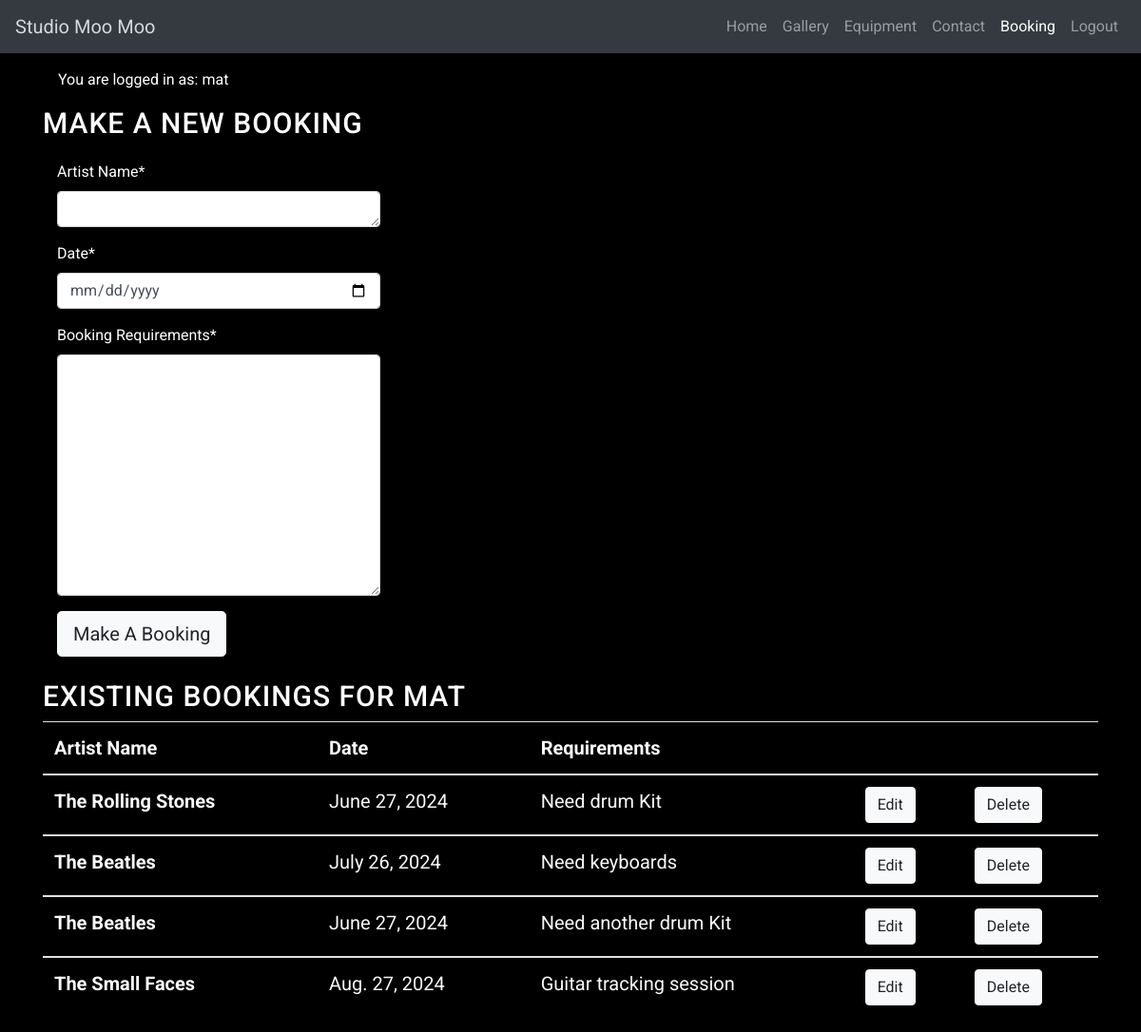
Page /my_bookings/ (signed in) on the earlier database version.
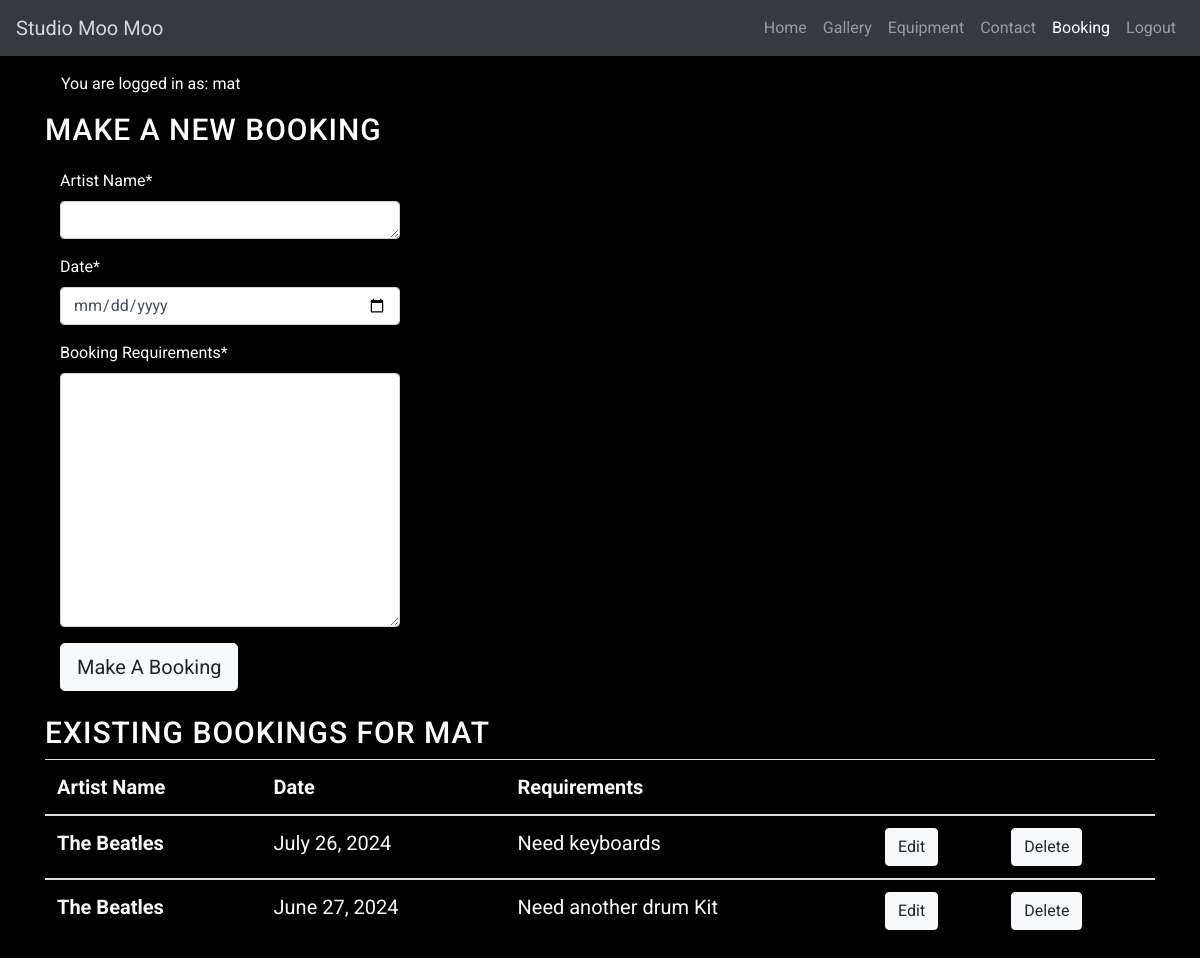
Same page on the later database version.
### booking/models.py (models this page shows, shortened)
class Booking(models.Model):
    user = models.ForeignKey(User, on_delete=models.CASCADE)
    Artist_Name = models.CharField(max_length=30)
    Date = models.DateField()
    start_time = models.TimeField()
    end_time = models.TimeField()
    Booking_Requirements = models.CharField(max_length=700)

### booking/views.py (the view)
# urls.py: path('my_bookings/', views.my_bookings, name='my_bookings'),
def my_bookings(request):
    bookings = Booking.objects.filter(user=request.user)
    booking_form = BookingForm()
    if request.method == "POST":
        booking_form = BookingForm(data=request.POST)
        if booking_form.is_valid():
            booking = booking_form.save(commit=False)
            booking.user = request.user
            booking.save()
    return render(
        request,
        "booking/booking_list.html",
        {
            'bookings': bookings,
            'booking_form' : booking_form,
        },
    )

### booking/forms.py
class BookingForm(forms.ModelForm):
    class Meta:
        model = Booking
        fields = ('Artist_Name','Date','Booking_Requirements')
        widgets = {
            'Artist_Name': forms.Textarea(attrs={'cols': 60, 'rows': 1}),
            'Date': forms.TextInput(attrs={'type': 'date'}),
            'Booking_Requirements': forms.Textarea()
        }

### booking/templates/booking/booking_list.html (shortened to what this page needs)
{% extends "base.html" %} {% block title %} Studio Moo Moo {% endblock %}
{% load static %}
{% load crispy_forms_tags %}
{% block content %}
<body>
    <main class="flex-shrink-0 main-bg">
        {% if user.is_authenticated %}
        <p class="text-end m-3">You are logged in as: {{ user }}</p>
        {% else %}
        <p class="text-end m-3">You are not logged in</p>
        {% endif %}
    <div>
        <h1>Make a new Booking</h1>
        <div class="col-md-4 mb-4 mt-3">
          <div>
            {% if user.is_authenticated %}
            <form id="bookingForm" method="post"
              style="margin-top: 1.3em;">
              {{ booking_form | crispy }}
              <button id="BookingButton" type="submit"
                class="btn btn-lg btn-light">Make A Booking</button>
            </form>
            {% else %}
            <p>Log in to make a booking</p>
            {% endif %}
          </div>
        </div>
    </div>
    <div>
        <h1>Existing bookings for {{ user }}</h1>
    </div>
    <table class="table">
        <thead>
          <tr>
            <th scope="col">Artist Name</th>
            <th scope="col">Date</th>
            <th scope="col">Requirements</th>
            <th></th>
            <th></th>
          </tr>
        </thead>
        {% for booking in bookings %}
        <tbody>
          <tr>
            <th scope="row">{{ booking.Artist_Name }}</th>
            <td>{{ booking.Date }}</td>
            <td>{{ booking.Booking_Requirements }}</td>
            {% if user.is_authenticated %}
            <td>
              <a class="btn btn-light btn-edit" href="{% url 'edit_booking' booking.pk%}">Edit</a>
            <td><a class="btn btn-light btn-edit" href="{% url 'delete_booking' booking.pk%}">Delete</a></td>
            {% endif %}</td>
          </tr>
        {% endfor %}
        </tbody>
      </table>
    </div>
</body>
</html>
{% endblock %}

### templates/base.html (shortened to what this page needs)
{% load static %}
{% url 'home' as home_url %}
{% url 'account_login' as login_url %}
{% url 'account_signup' as signup_url %}
{% url 'account_logout' as logout_url %}
<!DOCTYPE html>
<html lang="en">
<head>
  <link rel="stylesheet" href="https://stackpath.bootstrapcdn.com/bootstrap/4.3.1/css/bootstrap.min.css"
    rel="stylesheet" />
  <link rel="stylesheet" type="text/css" href="{% static 'css/style.css' %}">
</head>
<body>
  <nav class="navbar navbar-custom navbar-expand-lg navbar-dark bg-dark">
    <a class="navbar-brand" href="#">Studio Moo Moo</a>
    <div class="collapse navbar-collapse" id="navbarSupportedContent">
      <ul class="navbar-nav ml-auto">
        <li class="nav-item">
          <a class="nav-link" href="{% url 'home' %}">Home</a>
        </li>
        <li class="nav-item">
          <a class="nav-link" href="#">Gallery</a>
        </li>
        <li class="nav-item">
          <a class="nav-link" href="#">Equipment</a>
        </li>
        <li class="nav-item">
          <a class="nav-link" href="#">Contact</a>
        </li>
        <li class="nav-item active">
          <a class="nav-link" href="{% url 'booking' %}">Booking <span class="sr-only">(current)</span></a>
        </li>
        {% if user.is_authenticated %}
        <li class="nav-item">
          <a class="nav-link {% if request.path == logout_url %}active{% endif %}" aria-current="page"
            href="{% url 'account_logout' %}">Logout</a>
        </li>
        {% else %}
        <li class="nav-item">
          <a class="nav-link {% if request.path == login_url %}active{% endif %}" aria-current="page"
            href="{% url 'account_login' %}">Client Portal</a>
        </li>
        {% endif %}
      </ul>
    </div>
  </nav>
    <div class="container">
    {% block content %}
    {% endblock %}</div>
</body>
</html>

### static/css/style.css (style rules this page uses)
body { min-height: 100vh; display: flex; flex-direction: column; background-color: #000000; color: #ffffff; font-family: 'roboto', Lucida Sans, monospace; }
h1, h2 { font-family: 'roboto', 'Lucida Sans'; font-size: 30px; color: #ffffff; text-transform: uppercase; letter-spacing: 1px; }
.navbar-custom { background-color: black; }
.navbar-custom { background-color: #ff5500; }
.navbar-custom .navbar-brand, .navbar-custom .navbar-text { color: rgba(255,255,255,.8); }
.navbar-custom .navbar-nav .nav-link { color: rgba(255,255,255,.5); }
.navbar-custom .nav-item.active .nav-link, .navbar-custom .nav-item:focus .nav-link, .navbar-custom .nav-item:hover .nav-link { color: #ffffff; }
.table { font-family: 'roboto', 'Lucida Sans'; font-size: 20px; color: #fafafa; }

Differences in the rows shown:
removed Booking: Artist_Name "The Rolling Stones", Date "June 27, 2024", Booking_Requirements "Need drum Kit"
removed Booking: Artist_Name "The Small Faces", Date "Aug. 27, 2024", Booking_Requirements "Guitar tracking session"
